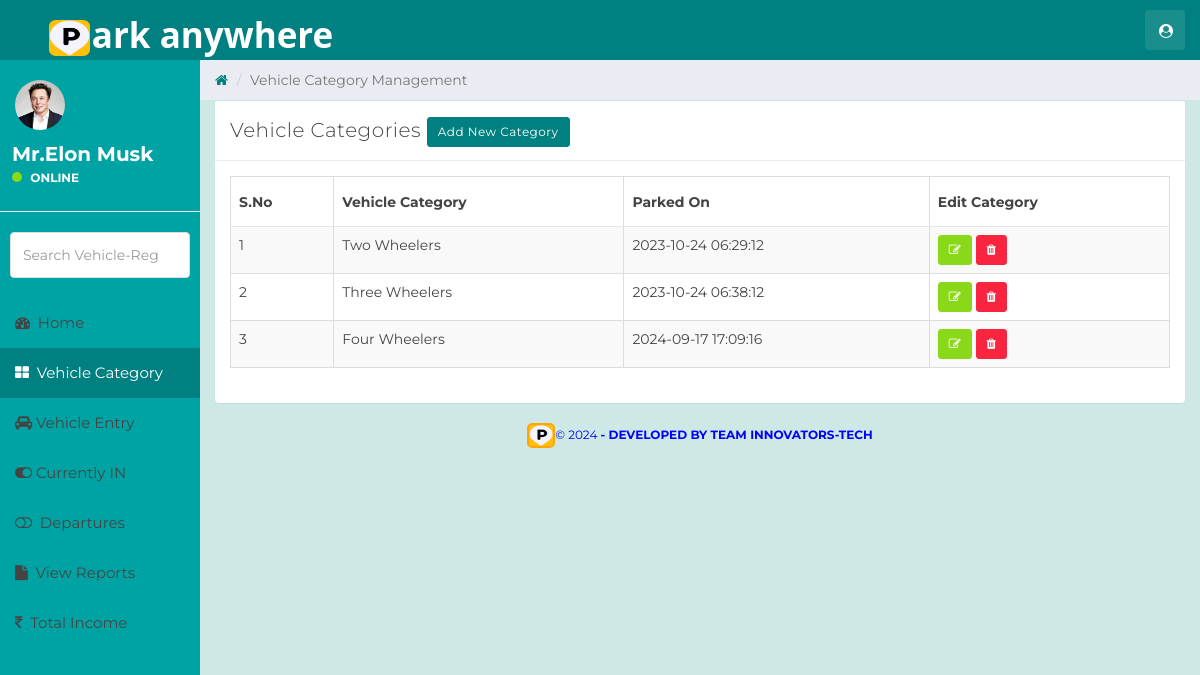
The page /vehicle-category.php (signed in) on the database its author committed.
### tables this page shows
CREATE TABLE `vcategory` (
  `ID` int(10) NOT NULL,
  `VehicleCat` varchar(120) DEFAULT NULL,
  `shortDescription` varchar(50) NOT NULL,
  `CreationDate` timestamp NULL DEFAULT current_timestamp()
);

### vehicle-category.php (the view, shortened to what this page needs)
<?php
    include('includes/dbconn.php');
    if (strlen($_SESSION['vpmsaid']==0)) {
        header('location:logout.php');
        } else {
?>
<!DOCTYPE html>
<html>
<head>
	<link href="css/bootstrap.min.css" rel="stylesheet">
	<link href="css/font-awesome.min.css" rel="stylesheet">
    <link href="css/datatable.css" rel="stylesheet">
	<link href="css/datepicker3.css" rel="stylesheet">
	<link href="css/styles.css" rel="stylesheet">
</head>
<body style="background-color:#CDE8E5">
        <?php
			include 'includes/navigation.php'
		?>
		<?php
			include 'includes/sidebar.php'
		?>
	<div class="col-sm-9 col-sm-offset-3 col-lg-10 col-lg-offset-2 main">
		<div class="row">
			<ol class="breadcrumb">
				<li><a href="dashboard.php">
					<em class="fa fa-home"></em>
				</a></li>
				<li class="active">Vehicle Category Management</li>
			</ol>
		</div>
		<div class="row">
			<div class="col-lg-12">
			</div>
		</div>
		<div class="row">
			<div class="col-lg-12">
				<div class="panel panel-default">
					<div class="panel-heading">Vehicle Categories
						<a href="add-category.php" type="button" class="btn btn-sm btn-primary">Add New Category</a>
				</div>
				<div class="panel-body">
		<table id="example" class="table table-striped table-hover table-bordered" style="width:100%">
			<thead>
				<tr>
					<th>S.No</th>
					<th>Vehicle Category</th>
					<th>Parked On</th>
					<th>Edit Category</th>
				</tr>
			</thead>
			<tbody>
				<?php
					$ret=mysqli_query($con,"SELECT * from  vcategory");
					$cnt=1;
					while($row=mysqli_fetch_array($ret)){
				?>
						<tr>
							<td><?php echo $cnt;?></td>
							<td><?php  echo $row['VehicleCat'];?></td>
							<td><?php  echo $row['CreationDate'];?></td>
							<td>
								<a href="update-category.php?editid=<?php echo $row['ID'];?>">
									<button class="btn btn-success btn-sm"><i class="fa fa-edit"></i></button>
								</a>
								<a href="remove-category.php?editid=<?php echo $row['ID'];?>">
									<button class="btn btn-danger btn-sm"><i class="fa fa-trash"></i></button>
								</a>
							</td>
						</tr>
						<?php $cnt=$cnt+1;
					}
				?>
			</tbody>
    </table>
						</div>
					</div>
				</div>
				</div>
        <?php include 'includes/footer.php'?>
	</div>
</body>
</html>
<?php }  ?>

### css/styles.css (style rules this page uses)
body { background: #f1f4f7; padding-top: 60px; font-size: 14px; color: #444444; font-family: "Montserrat", "Helvetica Neue", Helvetica, Arial, sans-serif; }
a, a:hover, a:focus { color: #008080; }
.btn-primary, .btn-primary:hover, .btn-primary:focus, .btn-primary:active, .btn-primary.active, .open > .dropdown-toggle.btn-primary, .btn-primary.disabled, .btn-primary[disabled], fieldset[disabled] .btn-primary, .btn-primary.disabled:hover, .btn-primary[disabled]:hover, fieldset[disabled] .btn-primary:hover, .btn-primary.disabled:focus, .btn-primary[disabled]:focus, fieldset[disabled] .btn-primary:focus, .btn-primary.disabled:active, .btn-primary[disabled]:active, fieldset[disabled] .btn-primary:active, .btn-primary.disabled.active, .btn-primary[disabled].active, fieldset[disabled] .btn-primary.active { background-color: #008080; border-color: #008080; }
.btn-success, .btn-success:hover, .btn-success:focus, .btn-success:active, .btn-success.active, .open > .dropdown-toggle.btn-success, .btn-success.disabled, .btn-success[disabled], fieldset[disabled] .btn-success, .btn-success.disabled:hover, .btn-success[disabled]:hover, fieldset[disabled] .btn-success:hover, .btn-success.disabled:focus, .btn-success[disabled]:focus, fieldset[disabled] .btn-success:focus, .btn-success.disabled:active, .btn-success[disabled]:active, fieldset[disabled] .btn-success:active, .btn-success.disabled.active, .btn-success[disabled].active, fieldset[disabled] .btn-success.active { background-color: #8ad919; border-color: #8ad919; }
.btn-danger, .btn-danger:hover, .btn-danger:focus, .btn-danger:active, .btn-danger.active, .open > .dropdown-toggle.btn-danger, .btn-danger.disabled, .btn-danger[disabled], fieldset[disabled] .btn-danger, .btn-danger.disabled:hover, .btn-danger[disabled]:hover, fieldset[disabled] .btn-danger:hover, .btn-danger.disabled:focus, .btn-danger[disabled]:focus, fieldset[disabled] .btn-danger:focus, .btn-danger.disabled:active, .btn-danger[disabled]:active, fieldset[disabled] .btn-danger:active, .btn-danger.disabled.active, .btn-danger[disabled].active, fieldset[disabled] .btn-danger.active { background-color: #f9243f; border-color: #f9243f; }
.panel { border: 0; }
.panel-heading { font-size: 20px; font-weight: 300; letter-spacing: 0.025em; height: 60px; line-height: 38px; }
.panel-default .panel-heading { background: #fff; border-bottom: 1px solid #e9ecf2; color: #444444; }
.breadcrumb { border-radius: 0; padding: 10px 15px 10px 15px; background: #e9ecf2; margin: 0; }
.table { background: #fff; }
.table > thead > tr > th { border-bottom: 1px solid #e6e7e8; vertical-align: middle; height: 50px; }

### rows shown on the page
vcategory: VehicleCat "Two Wheelers", CreationDate "2023-10-24 06:29:12"
vcategory: VehicleCat "Three Wheelers", CreationDate "2023-10-24 06:38:12"
vcategory: VehicleCat "Four Wheelers", CreationDate "2024-09-17 17:09:16"
